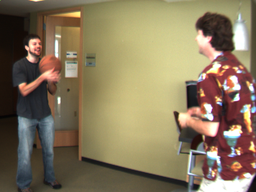
#> input picture Q3_optical_flow/Basketball/frame07.png, 256 x 192 px, shrunk from 640 x 480 before the run
$ python q3.py
#> lines starting #> are read from the running program, lines starting #| are printed output that depends on the picture
from PIL import Image
import matplotlib.pyplot as plt
import numpy as np
import math
from scipy import *
import numpy.linalg as la
import cv2 as cv
from scipy.ndimage import *

def Gaussian_Blur(sigma,kernel_size):
# This can use array to boost access speed. #
    half_kernel = (kernel_size-1) // 2
    Gaussian_matrix = np.zeros((kernel_size,kernel_size),dtype=float)
    for i in range(kernel_size):
        for j in range(kernel_size):
            Gaussian_matrix[i][j] = Gaussian_Model(sigma,(j-half_kernel,half_kernel-i))
    return Gaussian_matrix

def Gaussian_Model(sigma,point):
    x, y = point
    ratio = 1/(2*math.pi*sigma**2)
# Slightly different for the expression from the lecture. #
    e_part = math.exp(-(x**2+y**2)/(2*sigma**2))
    return ratio * e_part

def optical_flow(kernel_size, src_1, src_2):
# Get height and width
    height, width = src_1.shape
# Get blur matrix
    blur_matrix = Gaussian_Blur(0.83, 5)
# Decrease the noise
    src_1 = cv.filter2D(src_1, -1, blur_matrix)
    src_2 = cv.filter2D(src_2, -1, blur_matrix)
# Get sobel operator.
    sobel_x = np.array([[-1,0,1], [-2,0,2], [-1,0,1]])
    sobel_y = np.array([[-1,-2,-1], [0,0,0], [1,2,1]])
# Get gradient X
    I_x = cv.filter2D(src_1, -1, sobel_x)
# Get gradient Y
    I_y = cv.filter2D(src_1, -1, sobel_y)
# Save vector U
    U = np.zeros((height, width), dtype="float")
# Save vector V
    V = np.zeros((height, width), dtype="float")
# Calculate mid of window
    mid =  kernel_size // 2
    for i in range(height):
        for j in range(width):
# Set the original i_buf = i
            i_buf = i
# Set the original j_buf = j
            j_buf = j
# Set maximum loop number
            max_loop = 5
# Calculate left bound of x for the window
            left_height_bound = i - mid
# Calculate right bound of x for the window
            right_height_bound = i + mid + 1
# Calculate left bound of y for the window
            left_width_bound = j - mid
# Calculate right bound of y for the window
            right_width_bound = j + mid + 1
# Cut boundary cases
            if left_height_bound < 0 or left_width_bound < 0 or right_height_bound >= height or right_width_bound >= width: continue
# Set window for gradient x
            window_Ix = I_x[left_height_bound:right_height_bound, left_width_bound:right_width_bound]
# Set window for gradient y
            window_Iy = I_y[left_height_bound:right_height_bound, left_width_bound:right_width_bound]
# Set window for I(t)
            window_I = src_1[left_height_bound:right_height_bound, left_width_bound:right_width_bound]
# Construct Matrix A
            A = np.vstack((window_Ix.flatten(),window_Iy.flatten()))
# Get the transcope of A
            A_T = A.T
# Calculate the inverse of A
            inv_A = None
# Handele exception
            try: inv_A = np.linalg.pinv(A_T)
            except: continue
# Loop until small displacement
            while 1:
# Boundary for I(t+1)
                left_height_bound_t = i_buf - mid
                right_height_bound_t = i_buf + mid + 1
                left_width_bound_t = j_buf - mid
                right_width_bound_t = j_buf + mid + 1
# Cut boundary cases
                if left_height_bound_t < 0 or left_width_bound_t < 0 or right_height_bound_t >= height or right_width_bound_t >= width: break
# Concadinate window_I(t) and window_I(t+1)
                con_src = np.vstack((window_I.flatten(), src_2[left_height_bound_t:right_height_bound_t, left_width_bound_t:right_width_bound_t].flatten()))
# t-axis blur
                con_src = gaussian_filter1d(con_src, sigma = 0.1, axis = 0)
# Construct Matrix b
                window_It = con_src[1] - con_src[0]
# Get the res
                res = np.dot(inv_A, -window_It.T)
# Get u, v displacement
                u, v = res[0], res[1]
# Break when displacement is small or exceed max loop
                if ((abs(u) + abs(v)) < 0.5) or not max_loop: break
# Update j_buf and i_buf
                j_buf += int(u)
                i_buf += int(v)
# Add displacement to U and V
                U[i][j] += u
                V[i][j] += v
# Update upper bound of max_loop
                max_loop -= 1
    return U, V

def getGreyImge(img):
# Change the rgb value to grey. #
    rgb_weights = np.array([0.2989, 0.5870, 0.1140])
    return np.dot(img[...,:3], rgb_weights)

def main(path_1, path_2, kernel_size):
#> called with path_1 = './Q3_optical_flow/Basketball/frame07.png', path_2 = './Q3_optical_flow/Basketball/frame08.png', kernel_size = 25
    img_1 = plt.imread(path_1)
#> img_1 is the input picture: shape (192, 256, 3) float32; mean R, G, B 0.528, 0.469, 0.362
    img_2 = plt.imread(path_2)
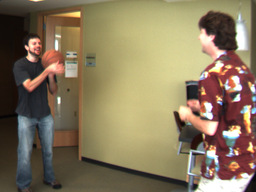
#> input picture Q3_optical_flow/Basketball/frame08.png, 256 x 192 px, shrunk from 640 x 480 before the run
#> img_2 is the input picture: shape (192, 256, 3) float32; mean R, G, B 0.528, 0.468, 0.361
    try: U, V = optical_flow(kernel_size, getGreyImge(img_1), getGreyImge(img_2))
#> in getGreyImge, `return np.dot(img[...,:3], rgb_weights)`:
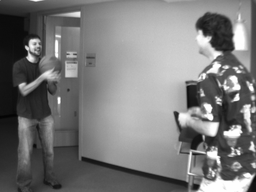
#> returned value: shape (192, 256) float64; min 0.0157, max 1, mean 0.474
#> in getGreyImge (call 2), `rgb_weights = np.array([0.2989, 0.5870, 0.1140])`: rgb_weights = [0.299, 0.587, 0.114]
#> in getGreyImge (call 2), `return np.dot(img[...,:3], rgb_weights)`:
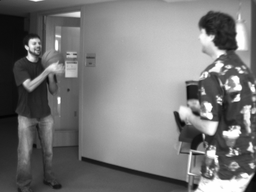
#> returned value: shape (192, 256) float64; min 0.0157, max 1, mean 0.474
#> in optical_flow, `height, width = src_1.shape`: height = 192; width = 256
#> in optical_flow, `I_y = cv.filter2D(src_1, -1, sobel_y)`:
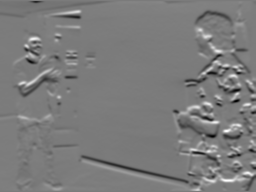
#> I_y: shape (192, 256) float64; min -1.97, max 2.09, mean -0.00248; drawn with min black and max white
#> after the loop in optical_flow, `for i in range(height):`:
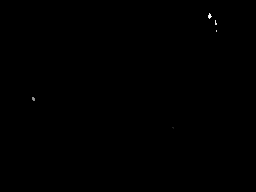
#> U: shape (192, 256) float64; min 0, max 2.05, mean 0.00114; drawn with min black and max white
#> after the loop in optical_flow, `for i in range(height):`:
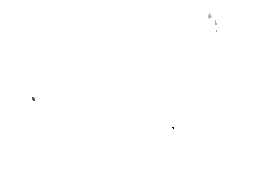
#> V: shape (192, 256) float64; min -2.31, max 0, mean -0.000757; drawn with min black and max white
    except: U, V = optical_flow(kernel_size, img_1, img_2)
    t = 10
    U_first = U[::t, ::t]
#> U_first: shape (20, 26) float64; every value is 0
    V_first = V[::t, ::t]
    try: r, c = getGreyImge(img_1).shape
#> r = 192; c = 256
    except: r, c = img_1.shape
    cols, rows = np.meshgrid(np.linspace(0, c - 1, c), np.linspace(0, r - 1, r))
    cols = cols[::t,::t]
    rows = rows[::t, ::t]
    plt.figure(figsize=(9,9))
    plt.imshow(img_1)
    plt.quiver(cols, rows, U_first, -V_first, color='red')
    plt.show()
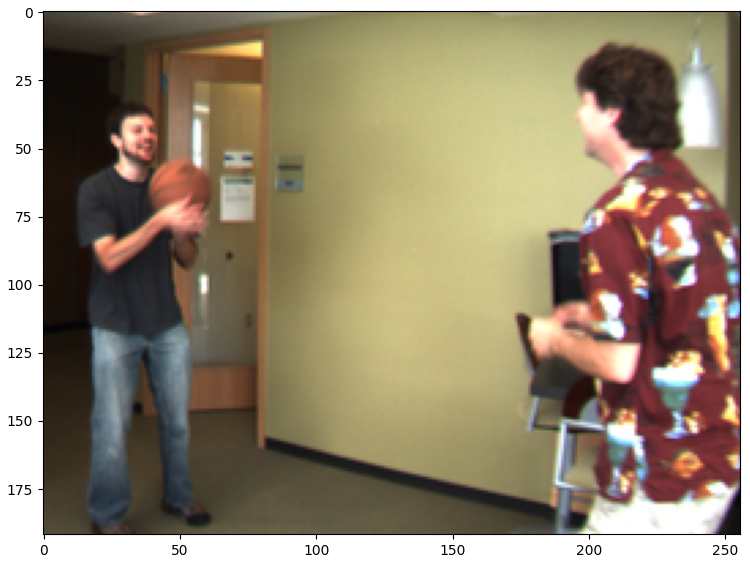
#> figure drawn by matplotlib, 1 panel

if __name__ == '__main__':
    main("./Q3_optical_flow/Basketball/frame07.png", "./Q3_optical_flow/Basketball/frame08.png", 25)
